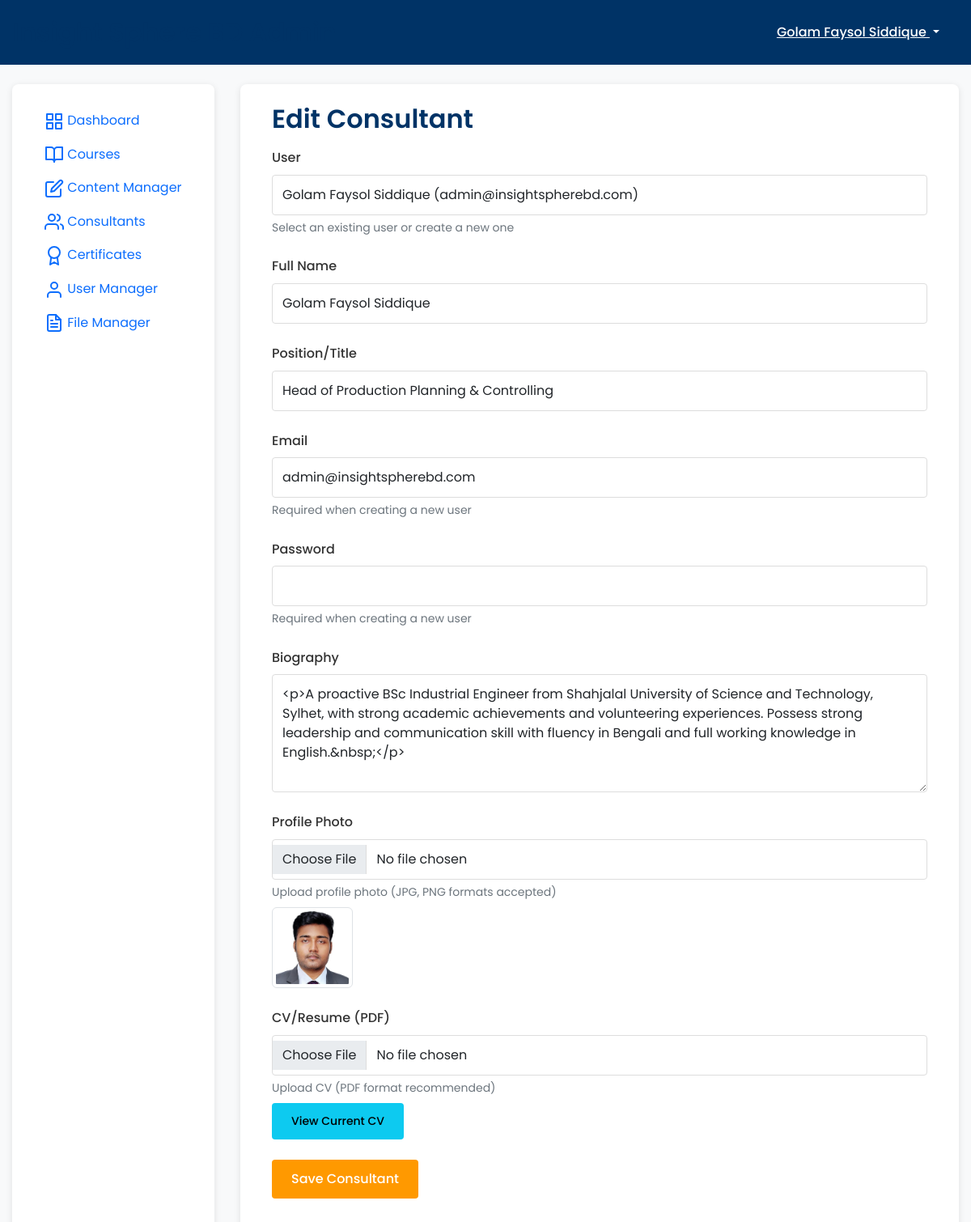
/admin/consultants/edit/1 (signed in), run on an earlier commit of the app's database.
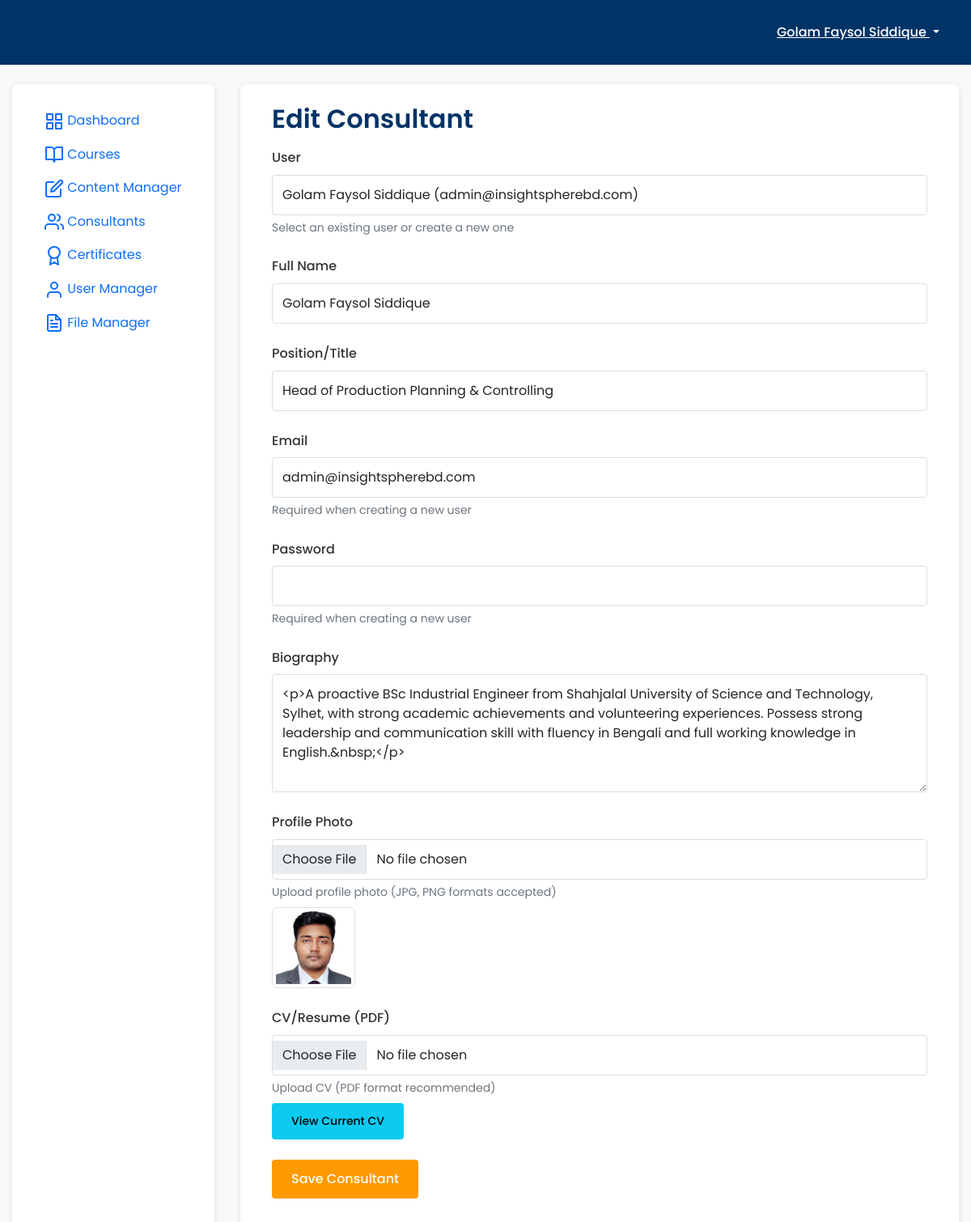
And on a later commit of the database.
### models.py (models this page shows, shortened)
class User(UserMixin, db.Model):
    id = db.Column(db.Integer, primary_key=True)
    username = db.Column(db.String(64), unique=True, nullable=False)
    email = db.Column(db.String(120), unique=True, nullable=False)
    password_hash = db.Column(db.String(256))
    full_name = db.Column(db.String(100))
    phone = db.Column(db.String(20))
    role = db.Column(db.String(20), default='user')  # user, admin, super_admin, consultant
    created_at = db.Column(db.DateTime, default=datetime.utcnow)
    courses = db.relationship('Course', secondary=registrations,
                             backref=db.backref('participants', lazy='dynamic'))
    payments = db.relationship('Payment', backref='user', lazy=True)
    certificates = db.relationship('Certificate', backref='user', lazy=True)
    is_consultant = db.Column(db.Boolean, default=False)
    bio = db.Column(db.Text)
    position = db.Column(db.String(100))
    photo_url = db.Column(db.String(255))
    photo_filename = db.Column(db.String(255), nullable=True)
    cv_filename = db.Column(db.String(255), nullable=True)
    @property
    def photo_path(self):
        if self.photo_filename:
            return url_for('static', filename=f'uploads/consultants/{self.photo_filename}')
        return self.photo_url or url_for('static', filename='img/default-avatar.png')
    @property
    def cv_path(self):
        if self.cv_filename:
            return url_for('static', filename=f'uploads/consultants/{self.cv_filename}')
        return None
    def is_admin(self):
        return self.role in ['admin', 'super_admin']
    def is_super_admin(self):
        return self.role == 'super_admin'
    @property
    def is_authenticated(self):
        return True

### routes/admin.py (the view)
    def decorated_function(*args, **kwargs):
        if not current_user.is_authenticated or not current_user.is_admin():
            abort(403)
        return f(*args, **kwargs)

### forms.py (shortened to what this page needs)
class ConsultantForm(FlaskForm):
    user_id = SelectField('User', coerce=int, default=0)
    full_name = StringField('Full Name', validators=[DataRequired(), Length(max=100)])
    email = StringField('Email', validators=[Optional(), Email()])
    password = PasswordField('Password', validators=[Optional(), Length(min=6)])
    bio = TextAreaField('Biography', validators=[Optional()])
    position = StringField('Position/Title', validators=[Optional(), Length(max=100)])
    photo = FileField('Profile Photo', validators=[Optional(), FileAllowed(['jpg', 'png', 'jpeg'], 'Images only!')])
    cv = FileField('CV/Resume (PDF)', validators=[Optional(), FileAllowed(['pdf'], 'PDF files only!')])
    submit = SubmitField('Save Consultant')

### app.py (called while the page is built)
@login_manager.user_loader
def load_user(user_id):
    from models import User
    return User.query.get(int(user_id))

@app.context_processor
def inject_config():
    from datetime import datetime
    return {'config': app.config, 'now': datetime.utcnow()}

### templates/admin/consultant_form.html (shortened to what this page needs)
{% extends "admin/layout.html" %}
{% block content %}
<div class="container">
    <h2>{{ 'Edit' if consultant else 'Add' }} Consultant</h2>
    <form method="post" enctype="multipart/form-data">
        <div class="form-group">
            {{ form.user_id.label(class="form-label") }}
            {{ form.user_id(class="form-control") }}
            <small class="form-text text-muted">Select an existing user or create a new one</small>
        </div>
        <div class="form-group">
            {{ form.full_name.label(class="form-label") }}
            {{ form.full_name(class="form-control") }}
        </div>
        <div class="form-group">
            {{ form.position.label(class="form-label") }}
            {{ form.position(class="form-control") }}
        </div>
        <div class="form-group new-user-field">
            {{ form.email.label(class="form-label") }}
            {{ form.email(class="form-control") }}
            <small class="form-text text-muted">Required when creating a new user</small>
        </div>
        <div class="form-group new-user-field">
            {{ form.password.label(class="form-label") }}
            {{ form.password(class="form-control") }}
            <small class="form-text text-muted">Required when creating a new user</small>
        </div>
        <div class="form-group">
            {{ form.bio.label(class="form-label") }}
            {{ form.bio(class="form-control editor", rows="5") }}
        </div>
        <div class="form-group">
            {{ form.photo.label(class="form-label") }}
            {{ form.photo(class="form-control") }}
            <small class="form-text text-muted">Upload profile photo (JPG, PNG formats accepted)</small>
            {% if consultant and consultant.photo_path %}
                <div class="mt-2">
                    <img src="{{ consultant.photo_path }}" alt="Current photo" class="img-thumbnail" style="max-height: 100px;">
                </div>
            {% endif %}
        </div>
        <div class="form-group">
            {{ form.cv.label(class="form-label") }}
            {{ form.cv(class="form-control") }}
            <small class="form-text text-muted">Upload CV (PDF format recommended)</small>
            {% if consultant and consultant.cv_path %}
                <div class="mt-2">
                    <a href="{{ consultant.cv_path }}" target="_blank" class="btn btn-sm btn-info">View Current CV</a>
                </div>
            {% endif %}
        </div>
        <div class="form-group mt-4">
            {{ form.submit(class="btn btn-primary") }}
            <a href="{{ url_for('admin.consultant_manager') }}" class="btn btn-secondary">Cancel</a>
        </div>
    </form>
</div>
{% endblock %}

### templates/admin/layout.html (shortened to what this page needs)
<!DOCTYPE html>
<html lang="en">
<head>
    <link rel="stylesheet" href="https://cdn.jsdelivr.net/npm/bootstrap@5.2.3/dist/css/bootstrap.min.css">
    <link rel="stylesheet" href="https://cdn.jsdelivr.net/npm/feather-icons/dist/feather.min.css">
    <link rel="stylesheet" href="{{ url_for('static', filename='css/main.css') }}">
</head>
<body>
    <header class="admin-header">
        <div class="admin-container">
            <div class="d-flex justify-content-between align-items-center">
                <div class="d-flex align-items-center">
                    <h2 class="m-0">Insight Sphere BD Admin</h2>
                </div>
                <div class="d-flex align-items-center">
                    <div class="dropdown">
                        <button class="btn btn-link text-white dropdown-toggle" type="button" id="userDropdown" data-bs-toggle="dropdown" aria-expanded="false">
                            {{ current_user.full_name or current_user.username }}
                        </button>
                    </div>
                </div>
            </div>
        </div>
    </header>
    <div class="admin-container my-4">
        <div class="admin-layout">
            <div class="admin-sidebar">
                <nav>
                    <ul class="nav flex-column">
                        <li class="nav-item">
                            <a class="nav-link {% if request.path == url_for('admin.dashboard') %}active{% endif %}" href="{{ url_for('admin.dashboard') }}">
                                <i data-feather="grid"></i> Dashboard
                            </a>
                        </li>
                        <li class="nav-item">
                            <a class="nav-link {% if 'course' in request.path %}active{% endif %}" href="{{ url_for('admin.course_manager') }}">
                                <i data-feather="book-open"></i> Courses
                            </a>
                        </li>
                        <li class="nav-item">
                            <a class="nav-link {% if 'content' in request.path %}active{% endif %}" href="{{ url_for('admin.content_editor') }}">
                                <i data-feather="edit"></i> Content Manager
                            </a>
                        </li>
                        <li class="nav-item">
                            <a class="nav-link {% if 'consultant' in request.path %}active{% endif %}" href="{{ url_for('admin.consultant_manager') }}">
                                <i data-feather="users"></i> Consultants
                            </a>
                        </li>
                        <li class="nav-item">
                            <a class="nav-link {% if 'certificate' in request.path %}active{% endif %}" href="{{ url_for('admin.certificate_templates') }}">
                                <i data-feather="award"></i> Certificates
                            </a>
                        </li>
                        {% if current_user.is_super_admin() %}
                            <li class="nav-item">
                                <a class="nav-link {% if 'users' in request.path %}active{% endif %}" href="{{ url_for('admin.user_manager') }}">
                                    <i data-feather="user"></i> User Manager
                                </a>
                            </li>
                            <li class="nav-item">
                                <a class="nav-link {% if 'file-manager' in request.path or 'file-edit' in request.path %}active{% endif %}" href="{{ url_for('admin.file_manager') }}">
                                    <i data-feather="file-text"></i> File Manager
                                </a>
                            </li>
                        {% endif %}
                    </ul>
                </nav>
            </div>
            <div class="admin-content">
                {% block content %}{% endblock %}
            </div>
        </div>
    </div>
</body>
</html>

What changed in the data, as far as the page shows it:
changed User "Golam Faysol Siddique": photo_path: a different picture
